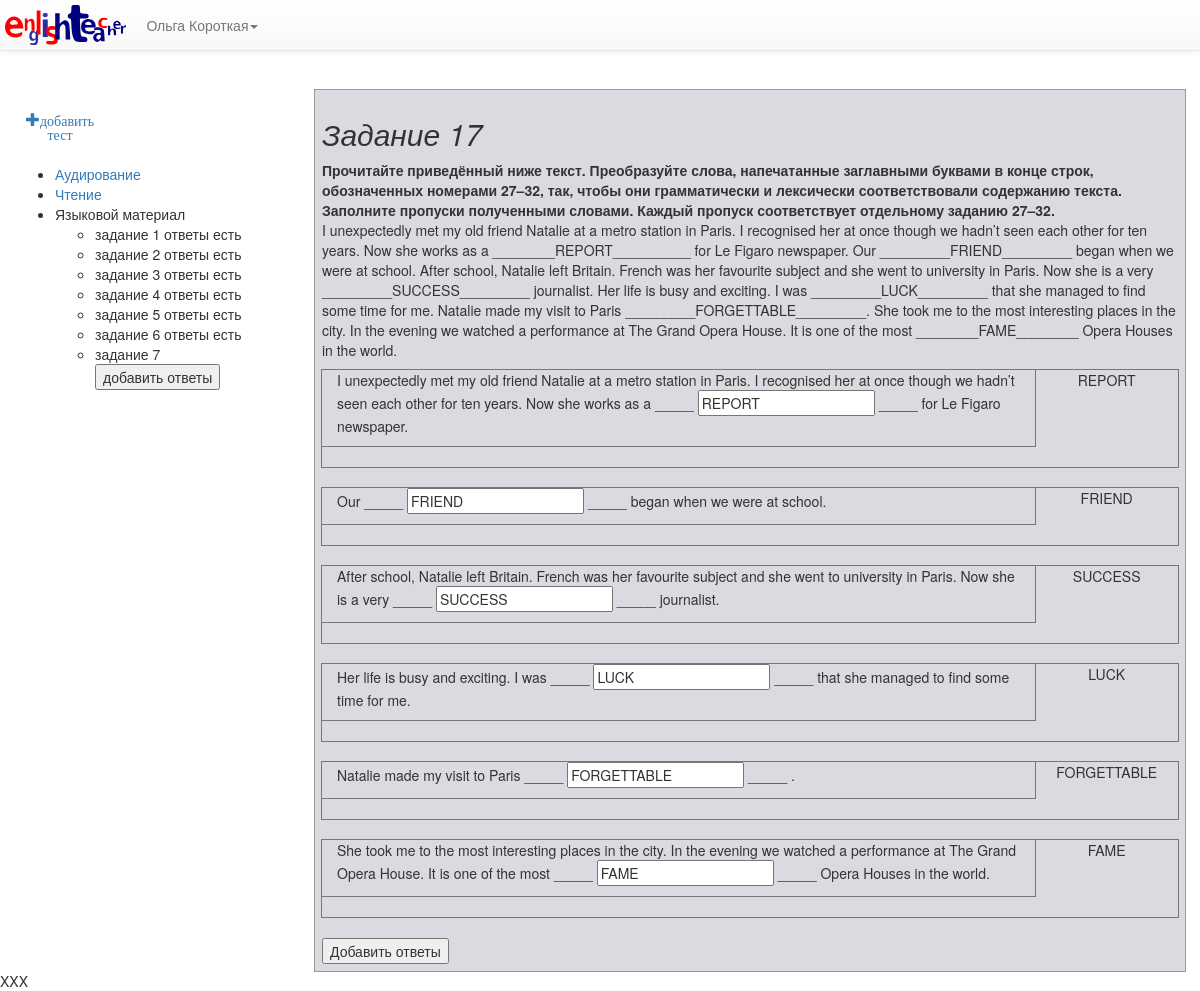
Page /oge/fipi/my/test18_26/17/ (signed in) on the committed database.
### oge/models.py (models this page shows, shortened)
class Tests18_26(models.Model):
	tests18_26 = models.TextField('Cкопируйте в это поле текст теста c сайта fipi.ru:')
	splited_tests18_26 = models.TextField(null=True,blank=True,default=None)
	pub_data = models.DateTimeField('дата публикации',default=timezone.now)
	answer=models.CharField(max_length=100,null=True,blank=True,default=None)
	qw_number = models.CharField('число вопросов в тесте',null=True,max_length=1,default='9')

### oge/views.py (the view)
def my_test18_26_blank(request, test_id):
	"""Вычисляет данные, для отображения пустого бланка
	одного теста из Test18_26 для для занесения правильных
	ответов учителем,
	также данные для отображения списка всех заданий
	с указанием есть к ним ответы или нет"""
	test_all,test_list = parseTestText(test_id)
	test_list_me = testListForMe()
	return render(request, 'oge/test18_26_detail.html',
		{'test_all': test_all,
		'test_list':test_list,
		'test_id':test_id,
		'test_list_me':test_list_me})

### oge/views.py (called while the page is built)
def testListForMe():
	"""определяет список всех тестов (с ответами и без ответов),
	используется придобавлении ответов учителем"""
	res = Tests18_26.objects.all()
	return res

def parseTestText(test_id):
	test=Tests18_26.objects.get(id=test_id)
	test_all=test.tests18_26
	test_reverse=test.splited_tests18_26.split('-**-')
	test_reverse.reverse()
	test_list=[]
	while len(test_reverse)>=3:
		t, test_reverse = three_out(test_reverse)
		test_list.append(t)
	'''test_list=[[первая часть предложения,
					начальная форма слова,
					вторая часть предложения]  ,...]'''
	return test_all, test_list

def three_out(l):
	t=[]
	i=0
	while i<=2:
		t.append(l.pop())
		i=i+1
	return t,l

### oge/templates/oge/test18_26_detail.html (shortened to what this page needs)
{% extends "common/__l_left_sidebar.html" %}
{% load staticfiles %}
{% block navigation %}
			<nav class="navbar navbar-default navbar-fixed-top">
				{% include "includes/_nav_brand_bs.html" %}
			</nav>
{% endblock %}
{% block side_col %}
<div class="reffer-container-item"><a href="{% url 'oge:my_test18_26_add' %}" title="добавить тест18_26"><span class="glyphicon glyphicon-plus">добавить тест</span></a></div>
<ul class="oge_menu">
	<li><a href="/oge/fipi/listen/">Аудирование</a></li>
	<li><a href="/oge/fipi/read/">Чтение</a></li>
{% if user.is_authenticated %}
	{% if perms.oge.add_tests18_26 %}
	<li>
	<span>Языковой материал </span>
		<ul class="test-list">
			{% include "includes/_test18_26_list_my.html" %}
		</ul>
	</li>
	{% else %}
	<li>Языковой материал
		<ul class="test-list">
			{% include "includes/_test18_26_list.html" %}
		</ul>
	</li>
	{% endif %}
{% endif %}
</ul>
{% endblock %}
{% block main_col %}
	{% include "includes/_test18_26_detail.html" %}
{% endblock %}

### main/templates/includes/_authen.html (shortened to what this page needs)
{% if request.user.is_authenticated %}
<li class="dropdown">
	<a href="#" class="dropdown-toggle" data-toggle="dropdown" role="button" aria-haspopup="true" aria-expanded="false">{{request.user.get_full_name}}<span class="caret"></span></a>
</li>
{% else %}
	<li class="gate"><a href='/login/?next={{request.path}}'>войти</a></li>
{% endif %}

### main/templates/includes/_test18_26_list_my.html
{% if test_list_me %}
	<table class="oge_menu">
	{% for test in test_list_me %}
		<li class="oge_menu">
			<span>задание <span>{{ forloop.counter }}
			{% if test.answer %}
			<span>  ответы есть</span>
			{% else %}
			<span>
				<form action="{% url 'oge:my_test18_26_blank' test.id %}">
					<button type="submit">добавить ответы</button>
				</form>
			</span>
			{% endif %}
		</li>
	{% endfor %}
	</table>
{% endif %}

### main/templates/includes/_test18_26_detail.html (shortened to what this page needs)
<div class='total_test'>
	<div class='header'>
	<h2><em>Задание {{test_id}}</em></h2>
		{% if item|length_is:"10" %}
		<b>Прочитайте приведённый ниже текст. Преобразуйте слова, напечатанные заглавными буквами в конце строк, обозначенных номерами 18–26, так, чтобы они грамматически соответствовали содержанию текста. Заполните пропуски полученными словами. Каждый пропуск соответствует отдельному заданию 18–26.</b>
		{% else %}
		<b>Прочитайте приведённый ниже текст. Преобразуйте слова, напечатанные заглавными буквами в конце строк, обозначенных номерами 27–32, так, чтобы они грамматически и лексически соответствовали содержанию текста. Заполните пропуски полученными словами. Каждый пропуск соответствует отдельному заданию 27–32.</b>
		{% endif %}
	</div>
	<div class="18_26">
		<p>{{test_all}}</p>
	</div>
	<form action='{% url "oge:my_test18_26_add_answer" test_id %}' method='post'>
		{% for item in test_list %}
		<div class="container-fluid">
			<div class="row sentence">
				<div class="col-md-10 sentence">
					<p>
						<span>{{item.0}}</span>
						<span>_____</span>
						<input type="text" name="{{forloop.counter}}" value="{{item.1}} " class='anonymous-answer' autocomplete="off"/>
						<span>_____</span>
						<span>{{item.2}}</span>
					</p>
			</div>
				<div class="col-md-2 insert-word">
					<p>
						<span>{{item.1}}</span>
					</p>
				</div>
			</div>
		</div>
		{% endfor %}
		<input type="submit" value="Добавить ответы" />
	</form>
</div>

### main/static/main/base-top-style.css (style rules this page uses)
* { box-sizing: border-box; -webkit-box-sizing: border-box; -moz-box-sizing: border-box; -ms-box-sizing: border-box; }
.reffer-container-item { text-align: center; position: relative; padding: 1.5em 0; }
.reffer-container-item a { padding: inherit; }
@media screen and (min-width: 420px) { .reffer-container-item { width: 100%; } }
@media screen and (min-width: 700px) { .reffer-container-item { width: 50%; } }
@media screen and (min-width: 700px) { .reffer-container-item { width: 33.3333%; } }
@media screen and (min-width: 700px) { div.total_test { background-color: #DADAE0; padding: 0.5em; outline: 1px solid #999; } }
@media screen and (min-width: 700px) { div.sentence { margin-bottom: 1.5em; outline: 1px solid #777; } }
@media screen and (min-width: 700px) { div.insert-word { text-align: center; } }

### rows in the picture
Tests18_26: shows "ответы есть"
Tests18_26: shows "ответы есть", tests18_26 "I unexpectedly met my old friend Natalie at a metro station in Paris. I recognised her at once though we hadn’t seen each other for ten years. Now she works as a ________REPORT__________ for Le Figaro newspaper. Our _________FRIEND_________ began when we were at school. After school, Natalie left Britain. French was her favourite subject and she went to university in Paris. Now she is a very _________SUCCESS_________ journalist. Her life is busy and exciting. I was _________LUCK_________ that she managed to find some time for me. Natalie made my visit to Paris _________FORGETTABLE_________. She took me to the most interesting places in the city. In the evening we watched a performance at…"
Tests18_26: shows "ответы есть"
Tests18_26: shows "ответы есть"
Tests18_26: shows "ответы есть"
Tests18_26: shows "ответы есть"
Tests18_26: shows "добавить ответы"

### other values in the picture
{{ request.user.get_full_name }} "Ольга Короткая"
{{ test_id }} "17"
{{ item.0 }} "I unexpectedly met my old friend Natalie at a metro station in Paris. I recognised her at once though we hadn’t seen each other for ten years. Now she works as a" "Our" "After school, Natalie left Britain. French was her favourite subject and she went to university in Paris. Now she is a very" "Her life is busy and exciting. I was" "Natalie made my visit to Paris" "She took me to the most interesting places in the city. In the evening we watched a performance at The Grand Opera House. It is one of the most"
{{ item.2 }} "for Le Figaro newspaper." "began when we were at school." "journalist." "that she managed to find some time for me." "." "Opera Houses in the world."
{{ item.1 }} "REPORT" "FRIEND" "SUCCESS" "LUCK" "FORGETTABLE" "FAME"
